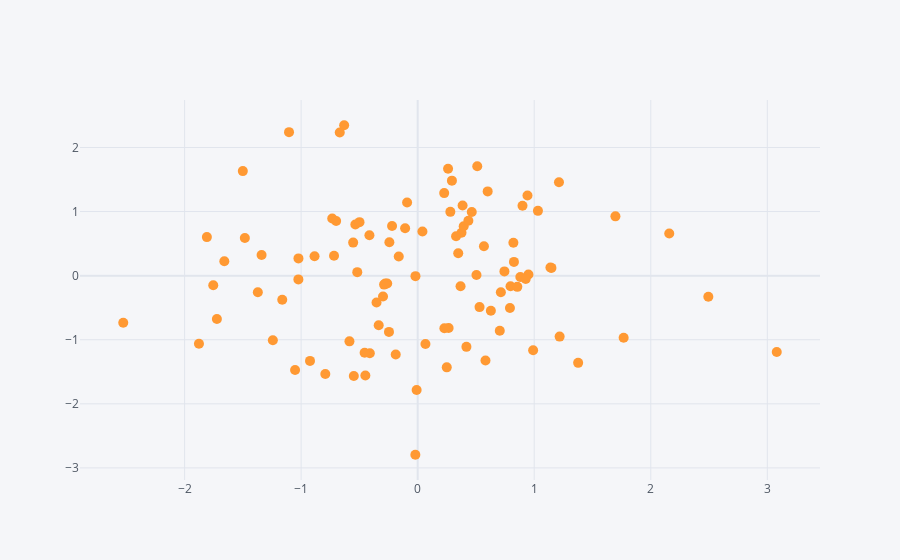

Write notebook code for a chart like this one.
### Markdown cell above
### `kind =  scatter`
Let's grab the columns 'A' and 'B' from our dataframe 'df1' here!

### Code cell
df1.iplot(kind='scatter',x='A',y='B',mode='markers',size=10)
# if we don't pass the mode, it will start connecting data points using lines!
